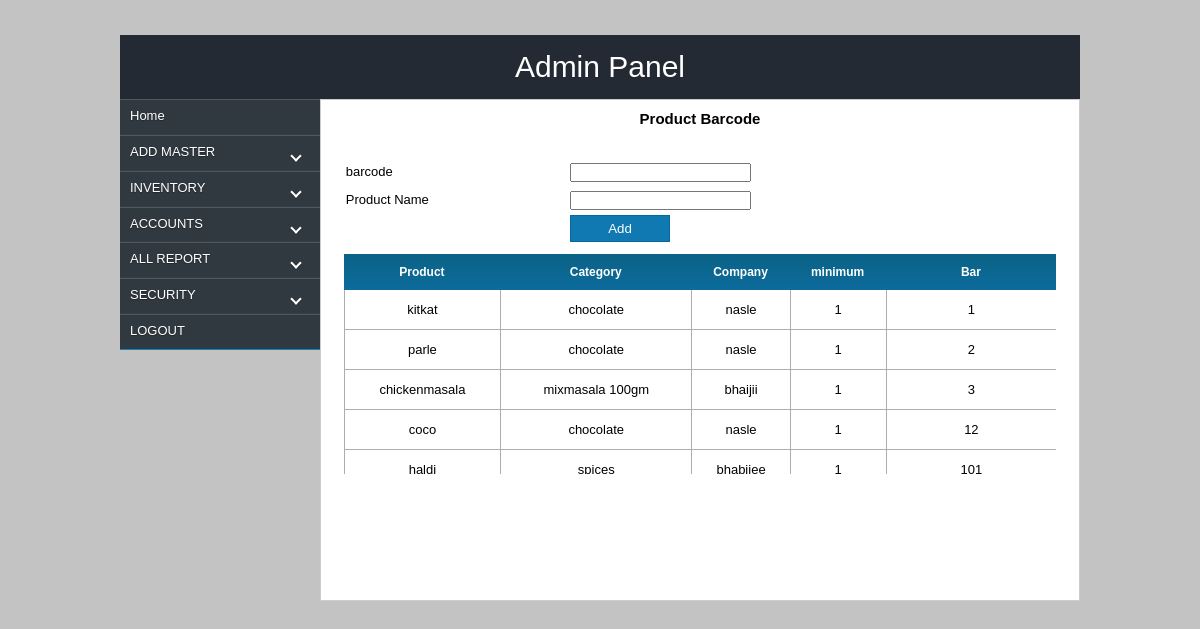
The page /admin/productbar.php (signed in) on the database its author committed.
### tables this page shows
CREATE TABLE IF NOT EXISTS `product` (
  `id` int(11) NOT NULL AUTO_INCREMENT,
  `prod_name` varchar(300) NOT NULL,
  `category` varchar(200) NOT NULL,
  `company` varchar(200) NOT NULL,
  `minimum` varchar(200) NOT NULL,
  `barcode` varchar(200) NOT NULL,
  `retailer` float(10,2) NOT NULL,
  `distributer` float(10,2) NOT NULL,
  `customer` float(10,2) NOT NULL,
  PRIMARY KEY (`id`)
);

CREATE TABLE IF NOT EXISTS `category` (
  `id` int(11) NOT NULL AUTO_INCREMENT,
  `cat_name` varchar(300) NOT NULL,
  PRIMARY KEY (`id`)
);

CREATE TABLE IF NOT EXISTS `company` (
  `id` int(11) NOT NULL AUTO_INCREMENT,
  `comp_name` varchar(300) NOT NULL,
  PRIMARY KEY (`id`)
);

### admin/productbar.php (the view, shortened to what this page needs)
<?php
if(!$_SESSION['user'])
{
header("location:../index.php");
}
else
{
 ?>
<html>
<head>
<link href="css/style.css" rel="stylesheet"  type="text/css"/>
<link rel="stylesheet" href="css/jquery-ui.css">
</head>
<body onLoad="select()">
    <div id="wrapper">
       <div id="header">Admin Panel</div>
	   <div id="con">
         <div id="container" style="font-size: 10px;">
            <div id="lcontainer">
                <?php include_once('menu.php');?>
            </div>
            <div id="rcontainer" align="middle">
                <div class="content2">
				<h3>Product Barcode</h3>
				</div>
				<div class="content3">
				    <form name="f" action="productbar_action.php" method="post" enctype="multipart/form-data">
				    <table class="table">
					<tr>
					 <td>barcode</td>
					 <td><input type="text" name="bar" id="bar"></td>
					</tr>
					<tr>
					    <td>Product Name</td>
					    <td><input type="text" name="prod" id="prod"></td>
					</tr>
					<tr>
					    <td>&nbsp;</td>
					    <td><input type="submit" name="submit" value="Add" class="btn"/></td>
					</tr>
				    </table>
				    </form>
				   <div id="content2" style="height:220px; overflow:auto; overflow-x:hidden; background:none; padding-top:0px; padding-bottom:0px;">
				      <table class="table" cellspacing="0" cellpadding="0" style="line-height:3; margin-top:0px; " >
					<tr style="background:url(image/yellow.png); color:#fff; height:25px; font-size:12px;">
					    <th>Product</th>
						<th>Category</th>
						<th>Company</th>
						<th>minimum</th>
						<th>Bar</th>
					</tr>
					<?php
					$fet=mysql_query("select * from `product`");
					while($res=mysql_fetch_array($fet)){
					$sqlcat=mysql_query("select * from `category` where `id`='$res[category]'");
					$rescat=mysql_fetch_array($sqlcat);
					$sqlcomp=mysql_query("select * from `company` where `id`='$res[company]'");
					$rescomp=mysql_fetch_array($sqlcomp);
					?>
					<tr>
					    <td class="td"><?php echo $res['prod_name'];?></td>
						<td class="td"><?php echo $rescat['cat_name'];?></td>
						<td class="td"><?php echo $rescomp['comp_name'];?></td>
						<td class="td"><?php echo $res['minimum'];?></td>
						<td class="td"><?php echo $res['barcode'];?></td>
					</tr><?php }?>
				    </table>
				   </div>
				</div>
         </div>
        </div>
	</div>
    </div>
</body>
</html>
 <?php
 }
 ?>

### admin/menu.php (shortened to what this page needs)
<html xmlns="http://www.w3.org/1999/xhtml" dir="ltr" lang="en-EN">
<head>
	<link rel="stylesheet" href="styles.css">
</head>
<body>
<div id='cssmenu'>
<ul>
   <li><a href='vendor.php'><span>Home</span></a></li>
   <li class='has-sub'><a href="#">ADD MASTER</a></a>
   </li>
  <li class='has-sub'><a href="#">INVENTORY</a></a>
   </li>
  <li class='has-sub'><a href="#">ACCOUNTS</a></a>
  </li>
   <li class='has-sub'><a href="#">ALL REPORT</a></a>
   </li>
   <li class='has-sub'><a href="#">SECURITY</a></a>
  </li>
   <li><a href="logout.php">LOGOUT</a></li>
</ul>
</div>
</body>
</html>

### admin/css/style.css (style rules this page uses)
* { margin:0px; padding:0px; }
body { background:url('../image/yllw.jpg') no-repeat; background-size:100% 100%; background:#c3c3c3; }
#wrapper { width:960px;margin:0 auto; margin-top:35px; }
#header { width:930px; height:auto; padding:15px; background:rgba(255,255,255,0.5); text-align: center; font-family: fantasy; font-family:arial;font-size:30px; background:#333; color:#fff; background:#242a34; }
#con { width:100%; height:auto; float:left; margin-bottom:20px; }
#container { width:960px; margin:auto; background:#fff; }
#lcontainer { width:200px; float: left; height:auto; background:rgba(255,255,225,0.5); }
#rcontainer { width:758px; float:left; min-height:500px;height:auto; background:#fff; border:1px solid #ccc; }
.table { font-family:arial; font-size:13px; width:400px; height:0px; margin-top:20px; margin-bottom:10px; line-height:2; width:100%; }
h3 { font-family:arial; font-size:15px; width:300px; }
.td { border-left:1px solid #adadad; border-bottom:1px solid #adadad; text-align:center; }
.btn { width:60px; padding:2px; }

### admin/styles.css (style rules this page uses)
#cssmenu, #cssmenu ul, #cssmenu ul li, #cssmenu ul li a { margin: 0; padding: 0; border: 0; list-style: none; line-height: 1.45; display: block; position: relative; -webkit-box-sizing: border-box; -moz-box-sizing: border-box; box-sizing: border-box; }
#cssmenu { width: 200px; font-family: Helvetica, Arial, sans-serif; color: #ffffff; }
#cssmenu > ul > li > a { padding:8px 10px; border-bottom:1px solid #363e45; cursor: pointer; z-index: 2; font-size: 13px; font-weight:normal; text-decoration: none; color: #ffffff; text-shadow: 0 1px 1px rgba(0, 0, 0, 0.35); background: #36aae7; background: -webkit-linear-gradient(#36aae7, #1fa0e4); background: -moz-linear-gradient(#36aae7, #1fa0e4); background: -o-linear-gradient(#36aae7, #1fa0e4); background: -ms-linear-gradient(#36aae7, #1fa0e4); background: linear-gradient(#36aae7, #1fa0e4); box-shadow: inset 0 1px 0 rgba(255, 255, 255, 0.15); background:#313940; }
#cssmenu > ul > li:last-child > a, #cssmenu > ul > li.last > a { border-bottom: 1px solid #1682ba; }
.content2 { width:90%; height:auto; float:left; font-family:arial; font-size:14px; margin-top:10px; margin-left:5%; }
.content3 { width:94%; height:auto; float:left; margin-top:10px; font-family:arial; margin-left:3%; }
.btn { width:100px; height:auto; float:left; padding:5px; background:#1079b1; border:none; color:#fff; text-align:center; font-family:Arial, Helvetica, sans-serif; border:1px solid #066a9f; }

### rows shown on the page
product: prod_name "kitkat", category.cat_name "chocolate", company.comp_name "nasle", minimum "1", barcode "1"
product: prod_name "parle", category.cat_name "chocolate", company.comp_name "nasle", minimum "1", barcode "2"
product: prod_name "chickenmasala", category.cat_name "mixmasala 100gm", company.comp_name "bhaijii", minimum "1", barcode "3"
product: prod_name "coco", category.cat_name "chocolate", company.comp_name "nasle", minimum "1", barcode "12"
product: prod_name "haldi", category.cat_name "spices", company.comp_name "bhabijee", minimum "1", barcode "101"
